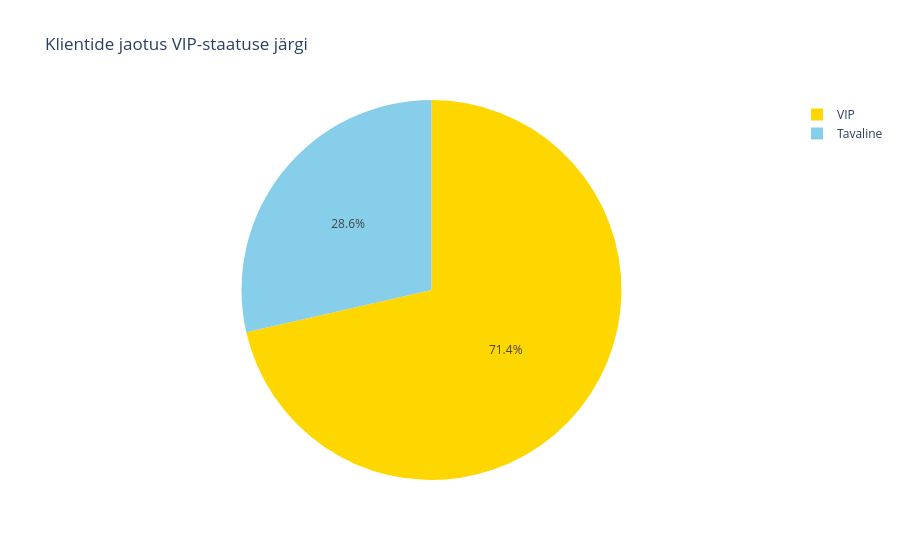

Notebook code cell kept with this figure:
### Code cell
import plotly.express as px

# 1. Arvutame kliendi kokkuvõtte ja VIP staatuse uuesti (et ei sõltuks eelmistest lahtritest)
customer_summary = df.groupby('customer_id')['total_price'].agg(
    kogukulutus='sum',
    keskmine='mean',
    tellimusi='count'
).reset_index()

customer_summary['vip_status'] = customer_summary['kogukulutus'].apply(
    lambda x: 'VIP' if x > 200 else 'Tavaline'
)

# 2. Joonistame sektordiagrammi (Graafik 2)
fig_pie = px.pie(
    customer_summary,
    names='vip_status',
    title='Klientide jaotus VIP-staatuse järgi',
    color='vip_status',
    color_discrete_map={'VIP': '#FFD700', 'Tavaline': '#87CEEB'}
)

fig_pie.show()

### Figure 1 — Plotly figure (JSON) as saved in the notebook; plotly's stock layout.template omitted (floating-point values rounded to 4 significant figures)
{"data": [{"customdata": [["VIP"], ["VIP"], ["VIP"], ["VIP"], ["VIP"], ["Tavaline"], ["Tavaline"]], "domain": {"x": [0, 1], "y": [0, 1]}, "hovertemplate": "vip_status=%{customdata[0]}<extra></extra>", "labels": ["VIP", "VIP", "VIP", "VIP", "VIP", "Tavaline", "Tavaline"], "legendgroup": "", "marker": {"colors": ["#FFD700", "#FFD700", "#FFD700", "#FFD700", "#FFD700", "#87CEEB", "#87CEEB"]}, "name": "", "showlegend": true, "type": "pie"}], "layout": {"legend": {"tracegroupgap": 0}, "title": {"text": "Klientide jaotus VIP-staatuse järgi"}}}
